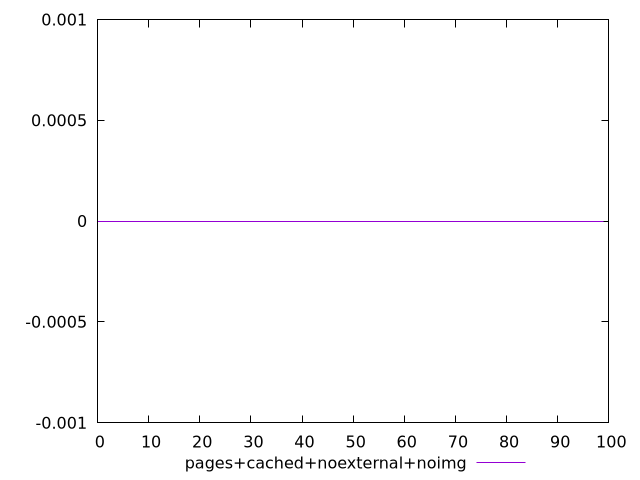

The script that saved this image:
$_pagesCachedNoexternalNoimg <<EOF
0
0
0
0
0
0
0
0
0
0
0
0
0
0
0
0
0
0
0
0
0
0
0
0
0
0
0
0
0
0
0
0
0
0
0
0
0
0
0
0
0
0
0
0
0
0
0
0
0
0
0
0
0
0
0
0
0
0
0
0
0
0
0
0
0
0
0
0
0
0
0
0
0
0
0
0
0
0
0
0
0
0
0
0
0
0
0
0
0
0
0
0
0
0
0
0
0
0
0
0
EOF
set key outside below
set terminal pngcairo
set output "report_00005_2020-11-02T22-26-11.212Z/unsized-images/pages+cached+noexternal+noimg//score.png"
set yrange [-0.001:0.001]
plot $_pagesCachedNoexternalNoimg title "pages+cached+noexternal+noimg" with line ,
